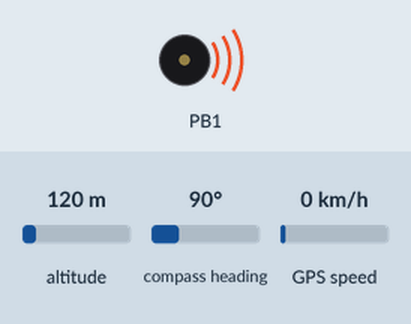
Simulated run of this sketch. Board: ATtiny85, built with avr-gcc and run on an emulated ATtiny85. On the bench: buzzer (waves = sounding). Inputs (shaded band) come from the test bench; at power-on: GPS speed 0 km/h, altitude 120 m, compass heading 90°. The GPS gets a fix after 3 s at 37.7749, -122.4194 with 8 satellites.

Above: at 3.7 s.
3.8 s: GPS speed set to 2 km/h
At 5.3 s:
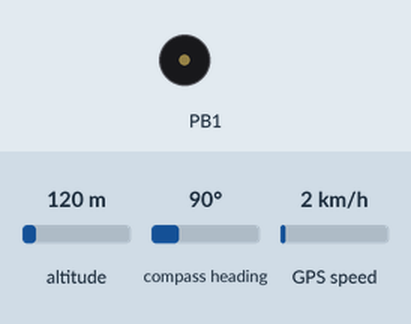
6.0 s: GPS speed set to 30 km/h
At 6.9 s:
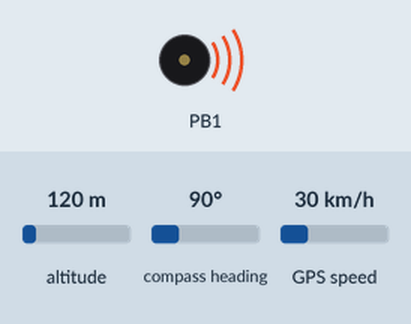
8.0 s: GPS speed set to 10 km/h
At 9.6 s:
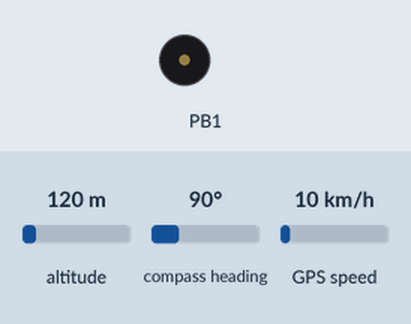
Timing chart, 0 to 11.1 s (numbered marks = the images above; inputs shaded):
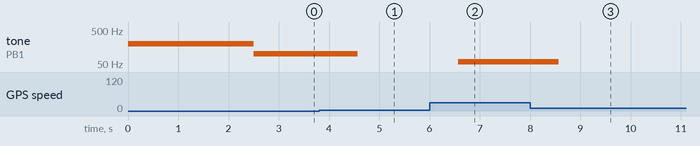

Measured:
- after the input at 3.8 s, tone on PB1: 100 Hz → silent after 0.77 s
- after the input at 6.0 s, tone on PB1: silent → 58 Hz after 0.57 s
- after the input at 8.0 s, tone on PB1: 58 Hz → silent after 0.57 s

The sketch:

AnalogGPSChrono.ino
```cpp
#include <TinyGPS++.h>
#include <SoftwareSerial.h>
#include <math.h>

int pos = 0;
float lastSpeed = 0;

TinyGPSPlus gps;
SoftwareSerial ss(0, 30);

void setup()
{
  ss.begin(9600);
  pinMode(1, OUTPUT);
  squareWave(200);
  delay(2500);
  squareWave(0);
}


void loop()
{
  speedProcess(gps.speed.mph(), gps.speed.isValid());
  smartDelay(10);
}
```

generateWave.ino
```cpp
void squareWave(uint16_t frequency)
{
  uint32_t ocr = F_CPU / frequency / 2;
  uint8_t prescalarBits = 1;
  if (frequency == 0)TCCR1 = 0x90; // stop the counter
  else
  {
    while (ocr > 255)
    {
      prescalarBits++;
      ocr /= 2;
    }
    TCCR1 = 0x90 | prescalarBits;
    OCR1C = ocr - 1; // Set the OCR
    bitWrite(TIMSK, OCIE1A, 1); // enable interrupt
  }
}

ISR(TIMER1_COMPA_vect)
{
}
```

gpsFunctions.ino
```cpp
void speedProcess(float currentSpeed, bool valid)
{
  if (!valid)
  {
    squareWave(100);
  }
  else
  {
    if (round(currentSpeed) != round(lastSpeed))
    {
      lastSpeed = currentSpeed;
      speedHz(currentSpeed);
      smartDelay(0);
    }
  }
}

void smartDelay(unsigned long ms)
{
  unsigned long start = millis();
  do
  {
    while (ss.available())
      gps.encode(ss.read());
  } while (millis() - start < ms);
}


void speedHz (float speedMPH)
{
  float iHz;
  if (speedMPH < 11) iHz = 0;
  else if (speedMPH > 40) iHz = 200;
  else iHz = map(speedMPH, 11, 40, 14, 200);
  squareWave(int(round(iHz)));
//  squareWave(speedMPH);
}
```
